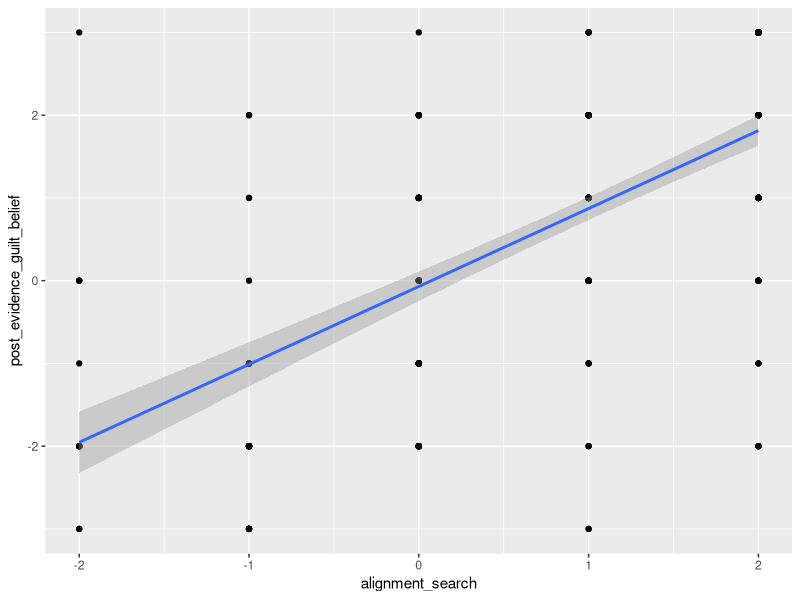
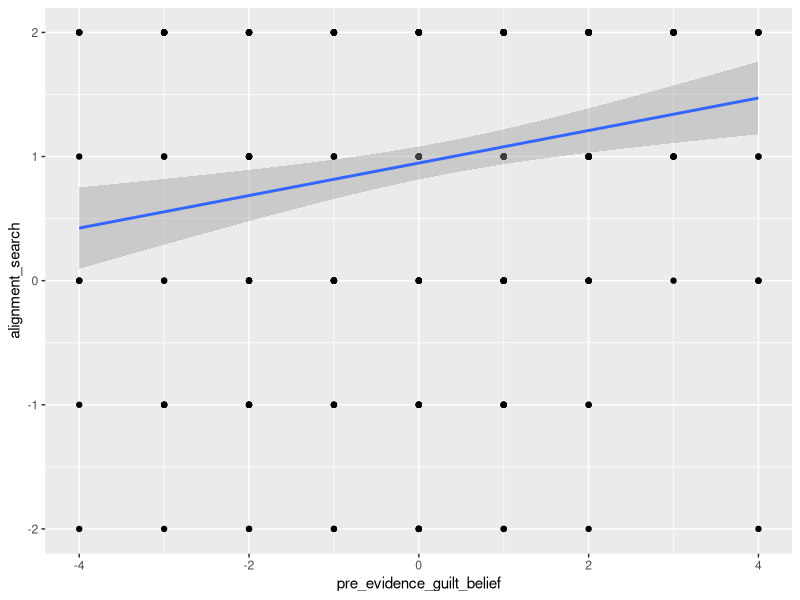
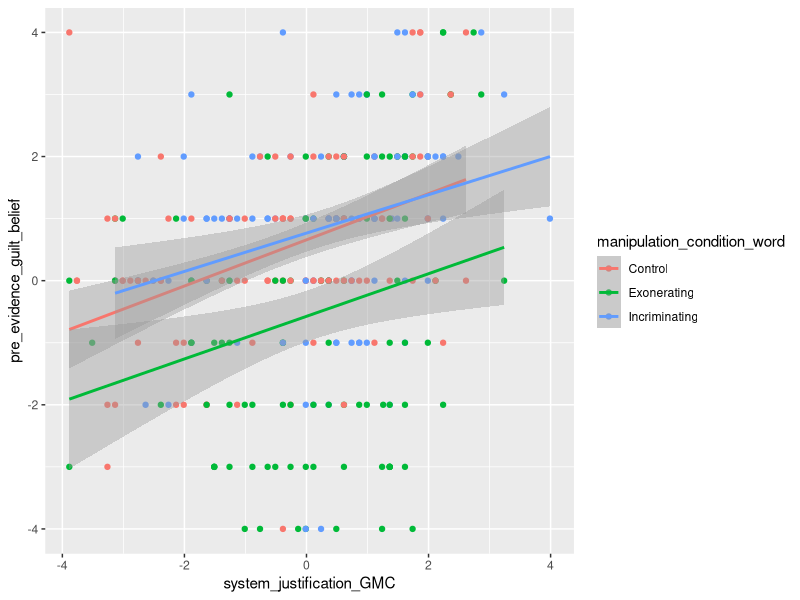

Recreate these plots in R, in order. (Note: this script raises an error after producing the figures.)
## ---- chunk 1
library(dplyr)
library(tidyverse)
library(magrittr)
library(lavaan)
library(broom)
library(pwr)

df_study1 <- read.csv("pilot1_cleaned.csv")
df_study2 <- read.csv("pilot2_cleaned.csv")

df_study2_filtered <- df_study2 %>% dplyr::filter(manipulation_condition_word!="Control")
## ---- chunk 2
#which study are we looking at?
df <- df_study2 #df_study1, df_study2
## ---- chunk 3
report_lm_t <- function(model){
  s  <- summary(model)
  co <- coef(s)
  df <- df.residual(model)
  ci <- confint(model)
  
  terms <- rownames(co)
  terms <- terms[terms != "(Intercept)"]  # drop intercept
  
  out <- sapply(terms, function(term){
    b  <- co[term, "Estimate"]
    se <- co[term, "Std. Error"]
    t  <- co[term, "t value"]
    p  <- co[term, "Pr(>|t|)"]
    ci_l <- ci[term, 1]
    ci_u <- ci[term, 2]
    
    p_txt <- ifelse(p < .001, "p < .001",
                    paste0("p = ", formatC(p, format="f", digits=3)))
    
    sprintf(
      "%s: b = %.2f, 95%% CI [%.2f, %.2f], SE = %.2f, t(%d) = %.2f, %s.",
      term, b, ci_l, ci_u, se, df, t, p_txt
    )
  })
  
  return(out)
}
## ---- chunk 4
report_lavaan_regs <- function(fit){
  pe <- parameterEstimates(fit, ci = TRUE)
  
  # keep only regressions (~)
  pe <- pe[pe$op == "~", ]
  
  out <- apply(pe, 1, function(row){
    
    dv  <- row["lhs"]
    iv  <- row["rhs"]
    b   <- as.numeric(row["est"])
    se  <- as.numeric(row["se"])
    z   <- as.numeric(row["z"])
    p   <- as.numeric(row["pvalue"])
    ci_l <- as.numeric(row["ci.lower"])
    ci_u <- as.numeric(row["ci.upper"])
    
    p_txt <- ifelse(p < .001, "p < .001",
                    paste0("p = ", formatC(p, format="f", digits=3)))
    
    sprintf(
      "%s → %s: b = %.2f, 95%% CI [%.2f, %.2f], SE = %.2f, z = %.2f, %s.",
      iv, dv, b, ci_l, ci_u, se, z, p_txt
    )
  })
  
  return(out)
}
## ---- chunk 5
report_lavaan_defined <- function(fit){
  pe <- parameterEstimates(fit, ci = TRUE)
  
  # keep only defined parameters (:=)
  pe <- pe[pe$op == ":=", ]
  
  out <- apply(pe, 1, function(row){
    
    name <- row["lhs"]          # name of indirect effect
    b    <- as.numeric(row["est"])
    se   <- as.numeric(row["se"])
    z    <- as.numeric(row["z"])
    p    <- as.numeric(row["pvalue"])
    ci_l <- as.numeric(row["ci.lower"])
    ci_u <- as.numeric(row["ci.upper"])
    
    p_txt <- ifelse(p < .001, "p < .001",
                    paste0("p = ", formatC(p, format="f", digits=3)))
    
    sprintf(
      "%s: b = %.2f, 95%% CI [%.2f, %.2f], SE = %.2f, z = %.2f, %s.",
      name, b, ci_l, ci_u, se, z, p_txt
    )
  })
  
  return(out)
}
## ---- chunk 6
print_sem_table <- function(fit, digits = 3) {
  
  pe <- parameterEstimates(fit, ci = TRUE)
  
  # clean + round
  pe <- pe %>%
    mutate(
      est  = round(est, digits),
      se   = round(se, digits),
      z    = round(z, digits),
      p    = round(pvalue, digits),
      ci   = paste0("[",
                    round(ci.lower, digits), ", ",
                    round(ci.upper, digits), "]")
    )
  
  header <- sprintf("%-25s %10s %8s %8s %8s %18s",
                    "", "Estimate", "SE", "z", "p", "95% CI")
  
  line_formatter <- function(name, row) {
    sprintf("%-25s %10.3f %8.3f %8.3f %8.3f %18s",
            name, row$est, row$se, row$z, row$p, row$ci)
  }
  
  ### REGRESSIONS
  cat("\nREGRESSIONS\n")
  cat(header, "\n")
  
  reg <- pe %>% filter(op == "~")
  outcomes <- unique(reg$lhs)
  
  for (y in outcomes) {
    cat("\n", y, "~\n", sep = "")
    sub <- reg %>% filter(lhs == y)
    for (i in 1:nrow(sub)) {
      cat(line_formatter(sub$rhs[i], sub[i, ]), "\n")
    }
  }
  
  ### COVARIANCES
  cat("\n\nCOVARIANCES\n")
  cat(header, "\n")
  
  covs <- pe %>% filter(op == "~~", lhs != rhs)
  for (i in 1:nrow(covs)) {
    name <- paste(covs$lhs[i], "~~", covs$rhs[i])
    cat(line_formatter(name, covs[i, ]), "\n")
  }
  
  ### VARIANCES
  cat("\n\nVARIANCES\n")
  cat(header, "\n")
  
  vars <- pe %>% filter(op == "~~", lhs == rhs)
  for (i in 1:nrow(vars)) {
    name <- paste0(".", vars$lhs[i])
    cat(line_formatter(name, vars[i, ]), "\n")
  }
  
  ### DEFINED PARAMETERS
  cat("\n\nDEFINED PARAMETERS\n")
  cat(header, "\n")
  
  defs <- pe %>% filter(op == ":=")
  for (i in 1:nrow(defs)) {
    cat(line_formatter(defs$lhs[i], defs[i, ]), "\n")
  }
}
## ---- chunk 7
#simple regression
simple <- lm(post_evidence_guilt_belief ~ manipulation_condition + system_justification_GMC, df)
#post_evidence_guilt_belief #post_evidence_match #post_evidence_similarity
summary(simple) 
confint(simple)
## ---- chunk 8
#path c: total effect (don't report this directly - just a quick decontextualized way to isolate the path)
model_total <- lm(post_evidence_guilt_belief ~ 
                    manipulation_condition + #predictor
                    system_justification_GMC + #predictor
                    right_wing_authoritarianism_GMC + #control for covar
                    #need_for_cognition_GMC + #control for covar #comment out for df_study2
                    social_dominance_orientation_GMC + #control for covar
                    political_orientation #control for covar
                    , df)

summary(model_total)
confint(model_total)
df.residual(model_total)
## ---- chunk 9
#path b2 (don't report this directly - just a quick decontextualized way to isolate the path)
model <- lm(post_evidence_guilt_belief ~ 
              alignment_search + #predictor
              pre_evidence_guilt_belief + #control for m1
              system_justification_GMC + manipulation_condition + #control for x1 and x2
              right_wing_authoritarianism_GMC + #control for covar
              #need_for_cognition_GMC + #control for covar #comment out for df_study2
              social_dominance_orientation_GMC + #control for covar
              political_orientation #control for covar
              , df)

summary(model)
confint(model)
df.residual(model)

ggplot(df, 
       aes(x = alignment_search, y = post_evidence_guilt_belief)) +
  geom_point() + 
  geom_smooth(method = "lm")
## ---- chunk 10
#path b1 (don't report this directly - just a quick decontextualized way to isolate the path)
model <- lm(alignment_search ~ 
              pre_evidence_guilt_belief + #predictor
              system_justification_GMC + manipulation_condition + #control for x1 and x2
              right_wing_authoritarianism_GMC + #control for covar
              #need_for_cognition_GMC + #control for covar #comment out for df_study2
              social_dominance_orientation_GMC + #control for covar
              political_orientation #control for covar
              , df)

summary(model)
confint(model)
df.residual(model)

ggplot(df, 
       aes(x = pre_evidence_guilt_belief, y = alignment_search)) +
  geom_point() + 
  geom_smooth(method = "lm")
## ---- chunk 11
#path a (don't report this directly except aic/bic - just a quick decontextualized way to isolate the path)
model1 <- lm(pre_evidence_guilt_belief ~
             manipulation_condition + #predictor
             system_justification_GMC + #predictor 
             right_wing_authoritarianism_GMC + #control for covar
             #need_for_cognition_GMC + #control for covar #comment out for df_study2
             social_dominance_orientation_GMC + #control for covar
             political_orientation #control for covar
             , df)

summary(model1)
confint(model1)
df.residual(model1)

ggplot(df, 
       aes(x = system_justification_GMC, y = pre_evidence_guilt_belief, color = manipulation_condition_word)) +
  geom_point() + 
  geom_smooth(method = "lm")
## ---- chunk 12
#plot for manuscript: pilot study 1

df$system_justification_uncentered = df$system_justification_GMC + 3.875988 #number used when we centered SJ
  
ggplot(
  df,
  aes(
    x = system_justification_uncentered,
    y = pre_evidence_guilt_belief,
    fill = manipulation_condition_word
  )
) +
  geom_jitter(
    height = .1,
    shape = 21,
    size = 3,
    color = "black",
    alpha = .9
  ) +
  geom_smooth(
    aes(linetype = manipulation_condition_word),
    method = "lm",
    color = "black",
    size = 1, #change to 2 for thicker lines
    se = FALSE
  ) +
  scale_fill_manual(
    values = c("grey20", "grey70")
  ) +
  theme_bw()
## ---- chunk 13
#plot for manuscript: pilot study 2

df$system_justification_uncentered = df$system_justification_GMC + 4.894096 #number used when we centered SJ

ggplot(
  df,
  aes(
    x = system_justification_uncentered,
    y = pre_evidence_guilt_belief,
    fill = manipulation_condition_word
  )
) +
  geom_jitter(
    height = .1,
    shape = 21,
    size = 3,
    color = "black",
    alpha = .9
  ) +
  geom_smooth(
    aes(linetype = manipulation_condition_word),
    method = "lm",
    color = "black",
    size = 1, #change to 2 for thicker lines
    se = FALSE
  ) +
  scale_fill_manual(
    values = c("white", "grey60", "grey20")
  ) +
  scale_linetype_manual(
    values = c("dotted", "dashed", "solid")
  ) +
  theme_bw()
## ---- chunk 14
model2 <- lm(pre_evidence_guilt_belief ~ #manipulation interacts with sj
             manipulation_condition * system_justification_GMC + #predictors
             right_wing_authoritarianism_GMC + #control for covar
             #need_for_cognition_GMC + #control for covar #comment out for df_study2
             social_dominance_orientation_GMC + #control for covar
             political_orientation, #control for covar
           df)

summary(model2)
confint(model2)
df.residual(model2)

model3 <- lm(pre_evidence_guilt_belief ~ #manipulation interacts with everything
             manipulation_condition * #predictor
             (system_justification_GMC + #predictor
             right_wing_authoritarianism_GMC + #control for covar
             #need_for_cognition_GMC + #control for covar #comment out for df_study2
             social_dominance_orientation_GMC) + #control for covar
             political_orientation, #control for covar
           df)

summary(model3)
confint(model3)
df.residual(model3)

#model4 <- lm(pre_evidence_guilt_belief ~ manipulation_condition + system_justification_GMC, df) #no covar

AIC(model1, model2, model3)
BIC(model1, model2, model3)
## ---- chunk 15
#model1 breakdown for study 2
df$manipulation_condition_f <- as.factor(df$manipulation_condition)
df$manipulation_condition_f <- relevel(df$manipulation_condition_f, ref = "-0.5") # "-0.5" ; "0" ; "0.5"

model1 <- lm(pre_evidence_guilt_belief ~
             manipulation_condition_f + #predictor AS FACTOR
             system_justification_GMC + #predictor 
             right_wing_authoritarianism_GMC + #control for covar
             #need_for_cognition_GMC + #control for covar #always commented out - only for df_study2
             social_dominance_orientation_GMC + #control for covar
             political_orientation, #control for covar
           df)

summary(model1)
confint(model1)
df.residual(model1)
report_lm_t(model1)

## ---- chunk 16
#full model: study 1
set.seed(18936)

#X1: manipulation_condition
#X2: system_justification_GMC

#M1: pre_evidence_guilt_belief

#M2: alignment_search

#Y1: post_evidence_similarity (STUDY 1 ONLY)
#Y2: post_evidence_match (STUDY 1 ONLY)
#Y3: post_evidence_guilt_belief

#covar1: right_wing_authoritarianism_GMC
#covar2: social_dominance_orientation_GMC
#covar3: political_orientation
#covar4: need_for_cognition_GMC (STUDY 1 ONLY)

model <- '
  # --- Regressions ---
  pre_evidence_guilt_belief ~ a1*manipulation_condition + a2*system_justification_GMC +
                              right_wing_authoritarianism_GMC + social_dominance_orientation_GMC +
                              political_orientation + need_for_cognition_GMC

  alignment_search ~  b*pre_evidence_guilt_belief +
                              manipulation_condition + system_justification_GMC +
                              right_wing_authoritarianism_GMC + social_dominance_orientation_GMC +
                              political_orientation + need_for_cognition_GMC

  post_evidence_similarity ~ c1*alignment_search +
                              pre_evidence_guilt_belief +
                              d1*manipulation_condition + d2*system_justification_GMC +
                              right_wing_authoritarianism_GMC + social_dominance_orientation_GMC +
                              political_orientation + need_for_cognition_GMC

  post_evidence_match ~ c2*alignment_search + 
                              pre_evidence_guilt_belief +
                              d3*manipulation_condition + d4*system_justification_GMC +
                              right_wing_authoritarianism_GMC + social_dominance_orientation_GMC +
                              political_orientation + need_for_cognition_GMC

  post_evidence_guilt_belief ~ c3*alignment_search + 
                              pre_evidence_guilt_belief +
                              d5*manipulation_condition + d6*system_justification_GMC +
                              right_wing_authoritarianism_GMC + social_dominance_orientation_GMC +
                              political_orientation + need_for_cognition_GMC

  # --- Covariate correlations ---
  system_justification_GMC ~~ right_wing_authoritarianism_GMC + 
                              social_dominance_orientation_GMC +
                              political_orientation + 
                              need_for_cognition_GMC
  right_wing_authoritarianism_GMC ~~ social_dominance_orientation_GMC + 
                                     political_orientation +
                                     need_for_cognition_GMC
  social_dominance_orientation_GMC ~~ political_orientation + 
                                      need_for_cognition_GMC
  political_orientation ~~ need_for_cognition_GMC

  # --- Indirect effects ---
  ind_X1_Y1 := a1 * b * c1
  ind_X1_Y2 := a1 * b * c2
  ind_X1_Y3 := a1 * b * c3
  
  ind_X2_Y1 := a2 * b * c1
  ind_X2_Y2 := a2 * b * c2
  ind_X2_Y3 := a2 * b * c3
  
  # --- Direct effects ---
  dir_X1_Y1 := d1
  dir_X2_Y1 := d2
  
  dir_X1_Y2 := d3
  dir_X2_Y2 := d4
  
  dir_X1_Y3 := d5
  dir_X2_Y3 := d6
  
  # --- Total effects ---
  total_X1_Y1 := d1 + (a1 * b * c1)
  total_X2_Y1 := d2 + (a2 * b * c1)
  
  total_X1_Y2 := d3 + (a1 * b * c2)
  total_X2_Y2 := d4 + (a2 * b * c2)
  
  total_X1_Y3 := d5 + (a1 * b * c3)
  total_X2_Y3 := d6 + (a2 * b * c3)
'


## ---- chunk 17
#full model: study 2
set.seed(63440)

#X1: manipulation_condition
#X2: system_justification_GMC

#M1: pre_evidence_guilt_belief

#M2: alignment_search

#Y1: post_evidence_guilt_belief

#covar1: right_wing_authoritarianism_GMC
#covar2: social_dominance_orientation_GMC
#covar3: political_orientation

df$manipulation_condition_f <- relevel(df$manipulation_condition_f, ref = "0")

model <- '
  # --- Regressions ---
  pre_evidence_guilt_belief ~ a1*manipulation_condition + a2*system_justification_GMC +
                              right_wing_authoritarianism_GMC + 
                              social_dominance_orientation_GMC +
                              political_orientation

  alignment_search ~ b*pre_evidence_guilt_belief +
                     manipulation_condition + system_justification_GMC +
                     right_wing_authoritarianism_GMC + 
                     social_dominance_orientation_GMC +
                     political_orientation

  post_evidence_guilt_belief ~ c*alignment_search +
                                pre_evidence_guilt_belief +
                                d1*manipulation_condition + d2*system_justification_GMC +
                                right_wing_authoritarianism_GMC + 
                                social_dominance_orientation_GMC +
                                political_orientation

  # --- Covariate correlations ---
  system_justification_GMC ~~ right_wing_authoritarianism_GMC + 
                              social_dominance_orientation_GMC +
                              political_orientation
  right_wing_authoritarianism_GMC ~~ social_dominance_orientation_GMC + 
                                     political_orientation
  social_dominance_orientation_GMC ~~ political_orientation

  # --- Indirect effects ---
  ind_X1_Y := a1 * b * c
  ind_X2_Y := a2 * b * c
  
  # --- Direct effects ---
  dir_X1_Y := d1
  dir_X2_Y := d2
  
  # --- Total effects ---
  total_X1_Y := d1 + (a1 * b * c)
  total_X2_Y := d2 + (a2 * b * c)
'

## ---- chunk 18
fit <- sem(model, data = df, se = "bootstrap", bootstrap = 10000)
summary(fit, standardized = TRUE, rsquare = TRUE, ci = TRUE) #ci = TRUE if you want confidence intervals
report_lavaan_regs(fit)
report_lavaan_defined(fit)
print_sem_table(fit)
## ---- chunk 19
#study 1: PROCESS
process(data = df_study1,
        y = "post_evidence_guilt_belief", 
        #"post_evidence_similarity" ; "post_evidence_match" ; "post_evidence_guilt_belief"
        x = "system_justification_GMC",
        m = c("pre_evidence_guilt_belief", "alignment_search"),
        cov = c("manipulation_condition",
                "right_wing_authoritarianism_GMC",
                "social_dominance_orientation_GMC",
                "need_for_cognition_GMC",
                "political_orientation"),
        boot = 10000,
        model = 6)
## ---- chunk 20
#study 2: PROCESS
process(data = df_study2,
        y = "post_evidence_guilt_belief",
        x = "system_justification_GMC",
        m = c("pre_evidence_guilt_belief", "alignment_search"),
        cov = c("manipulation_condition",
                "right_wing_authoritarianism_GMC",
                "social_dominance_orientation_GMC",
                "political_orientation"),
        boot = 10000,
        model = 6)
## ---- chunk 21
df <- df_study2

#main effect of interest
ggplot(df, aes(x = alignment_search, y = post_evidence_guilt_belief)) +
  geom_point(alpha = 0.5) +  
  geom_smooth(method = "lm", se = TRUE, alpha = 0.1)

summary(lm(post_evidence_guilt_belief ~ alignment_search, df)) #numbers don't change TOO much with added covariates

beta1 <- coef(lm(post_evidence_guilt_belief ~ alignment_search, df))[2]
beta0 <- coef(lm(post_evidence_guilt_belief ~ alignment_search, df))[1]
residual_se <- summary(lm(post_evidence_guilt_belief ~ alignment_search, df))$sigma


#FORMULA: y = mx+b + error
#y: post_evidence_guilt_belief
#x: alignment_search
#beta1 (slope): 0.942 (m)
#beta0 (intercept): -0.070 (b)
#residual standard error: 1.250
## ---- chunk 22
#start by making a reasonable distribution for your predictor (alignment_search) -- feed this into x
#now treated as experimentally manipulated

simulated_data <- data.frame(
  alignment_search = runif(n = 100, min = -2, max = 2)
)

#now calculate y
simulated_data <- simulated_data |> 
  dplyr::mutate(
    post_evidence_guilt_belief = 
      0.942 * alignment_search + 
      rnorm(n = 100, mean = 0, sd = 1.250)
  ) |>
  dplyr::mutate(
    post_evidence_guilt_belief = 
      pmax(pmin(post_evidence_guilt_belief, 3), -3)
  )

#plot and run lm to see what your simulated data looks like
ggplot(simulated_data, aes(x = alignment_search, y = post_evidence_guilt_belief)) +
  geom_point(alpha = 0.5) +  
  geom_smooth(method = "lm", se = TRUE, alpha = 0.1)

summary(lm(post_evidence_guilt_belief ~ alignment_search, simulated_data))
## ---- chunk 23
#doing the same thing again but making a function this time
simulate_dataset <- function(x_mean, x_sd, n, beta1, beta0, residual_se){
  
  simulated_data <- data.frame(
    x = runif(n = n, min = -2, max = 2)
    )
  
  simulated_data <- simulated_data |> 
    dplyr::mutate(
      y = beta1 * x + rnorm(n = n, mean = 0, sd = residual_se)
      ) |>
    dplyr::mutate(
      y = pmax(pmin(y, 3), -3)
    )
  
  return(simulated_data)

}
## ---- chunk 24
#running the function with nearly no hard-coding (except n)
simulated_data <- simulate_dataset(mean(df$alignment_search), 
                 sd(df$alignment_search), 
                 100, 
                 coef(lm(post_evidence_guilt_belief ~ alignment_search, df))[2],
                 coef(lm(post_evidence_guilt_belief ~ alignment_search, df))[1],
                 summary(lm(post_evidence_guilt_belief ~ alignment_search, df))$sigma)

#plot and run lm to see what your simulated data looks like
ggplot(simulated_data, aes(x = x, y = y)) +
  geom_point(alpha = 0.5) +  
  geom_smooth(method = "lm", se = TRUE, alpha = 0.1)

summary(lm(y ~ x, simulated_data))
## ---- chunk 25
#loop over simulate_dataset() for many simulations

simulate_power <- function(n_sims, x_mean, x_sd, n, beta1, beta0, residual_se){
  
  #create a df to hold sim results
  coef_power <- data.frame(
    sig_betaO = rep(NA, n_sims),
    sig_beta1 = rep(NA, n_sims) #this is the important value
  )
  
  #loop many sims and fill df
  for(dataset_i in 1:n_sims){
    simulated_data <- simulate_dataset(x_mean, x_sd, n, beta1, beta0, residual_se)
    
    model <- tidy(lm(y~x, data=simulated_data))
    
    coef_power$sig_betaO[dataset_i] <- model$p.value[1] < .05 #b
    coef_power$sig_beta1[dataset_i] <- model$p.value[2] < .05 #m
  }
  
  #aggregate
  coef_power <- summarize(coef_power,
                          beta0_power = mean(sig_betaO),
                          beta1_power = mean(sig_beta1)
                          )
  
  return(coef_power)
  
}
## ---- chunk 26
#running the function with nearly no hard-coding (except n_sims and n)
beta_planned <- (coef(lm(post_evidence_guilt_belief ~ alignment_search, df))[2]) * .25 #assume slope 1/4 as angular

simulated_power <- simulate_power(1000,
                                  mean(df$alignment_search),
                                  sd(df$alignment_search),
                                  275, #turn up sample size to watch power go up
                                  beta_planned,
                                  coef(lm(post_evidence_guilt_belief ~ alignment_search, df))[1],
                                  summary(lm(post_evidence_guilt_belief ~ alignment_search, df))$sigma)

simulated_power
#beta1 (m) power is more interesting to us: power for the slope
## ---- chunk 27
cor.test(df$alignment_search, df$post_evidence_guilt_belief) #.67

pwr.r.test(
  n = NULL,
  r = .67/4,
  sig.level = 0.05,
  power = 0.8,
  alternative = "two.sided"
)
## ---- chunk 28
#sensitivity analyses for pilot studies 1 and 2

#study 1
#controlling for 8 predictors: visual search (key predictor), prior guilt beliefs, condition, sj, 4 covariates
#residual df: N = 253 - 8 - 1 = 244
p1 <- pwr.f2.test(
  u = 1, # focal predictor only
  v = 244,
  sig.level = 0.05,
  power = 0.80
)

#study 2
#controlling for 7 predictors: visual search (key predictor), prior guilt beliefs, condition, sj, 3 covariates
#residual df: N = 315 - 7 - 1 = 307
p2 <- pwr.f2.test(
  u = 1, # focal predictor only
  v = 307,
  sig.level = 0.05,
  power = 0.80
)

p1
fsquared1 <- .0321577

p2
fsquared2 <- .02553825

rsquared1 <- (fsquared1)/(1+fsquared1)
rsquared2 <- (fsquared2)/(1+fsquared2)

rsquared1
rsquared2
